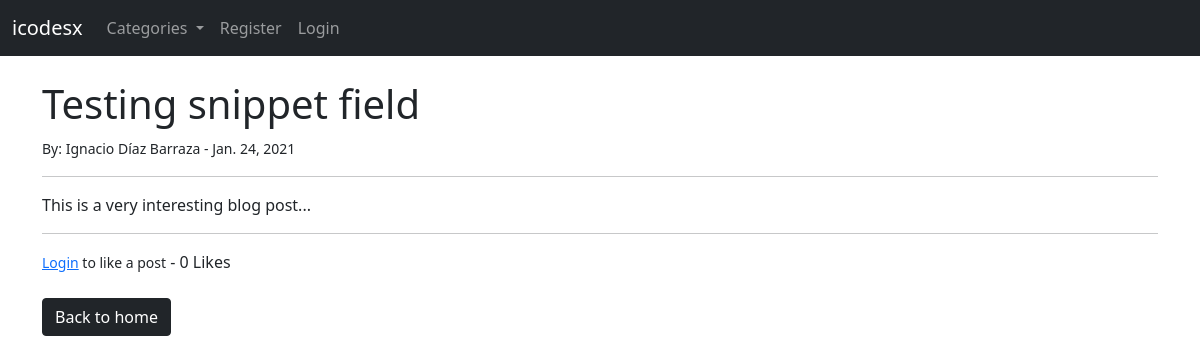
The app's page /article/9 with its own data.
### blogapp/models.py (models this page shows, shortened)
class Post(models.Model):
    title = models.CharField(max_length=255)
    title_tag = models.CharField(max_length=255)
    author = models.ForeignKey(User, on_delete=models.CASCADE)
    body = RichTextField(blank=True, null=True)
    post_date = models.DateField(auto_now_add=True)
    category = models.CharField(max_length=255, default='Blog experience')
    snippet = models.CharField(max_length=255)
    likes = models.ManyToManyField(User, related_name='blog_posts')
    def total_likes(self):
        return self.likes.count()

### blogapp/views.py (the view)
# urls.py: path('article/<int:pk>', PostView.as_view(), name='post'),
class PostView(DetailView):
    model = Post
    template_name = 'post.html'
    def get_context_data(self, *args, **kwargs):
        cat_menu = Category.objects.all()
        context = super(PostView, self).get_context_data(*args, **kwargs)
        stuff = get_object_or_404(Post, id=self.kwargs['pk'])
        total_likes = stuff.total_likes()
        liked = False
        if stuff.likes.filter(id=self.request.user.id):
            liked = True
        context['cat_menu'] = cat_menu
        context['total_likes'] = total_likes
        context['liked'] = liked
        return context

### blogapp/models.py (called while the page is built)
    def __str__(self):
        return self.name

### blogapp/templates/post.html (shortened to what this page needs)
{% extends 'base.html' %}
{% block content %}
<h1>{{ post.title }}</h1>
<small>
    By: {{ post.author.first_name }} {{ post.author.last_name }} - {{ post.post_date }}
</small>
<hr>
<p>{{ post.body|safe }}</p>
<hr>
<form action="{% url 'like-post' post.pk %}" method="POST">
    {% if user.is_authenticated and user.id == post.author.id %}
        {% if liked %}
            <button type="submit" name="post_id" value="{{ post.id }}" class="btn btn-danger btn-sm">Unlike</button>
        {% else %}
            <button type="submit" name="post_id" value="{{ post.id }}" class="btn btn-success btn-sm">Like</button>
        {% endif %}
    {% else %}
    <small><a href="{% url 'login' %}">Login</a> to like a post</small>
    {% endif %}
    - {{ total_likes }} Likes
</form>
<br>
<a href="{% url 'index' %}" class="btn btn-dark">Back to home</a>
{% endblock %}

### records on screen
Post: title "Testing snippet field", author.first_name "Ignacio", author.last_name "Díaz Barraza", post_date "Jan. 24, 2021", body "This is a very interesting blog post..."

### other values on screen
{{ total_likes }} "0"
